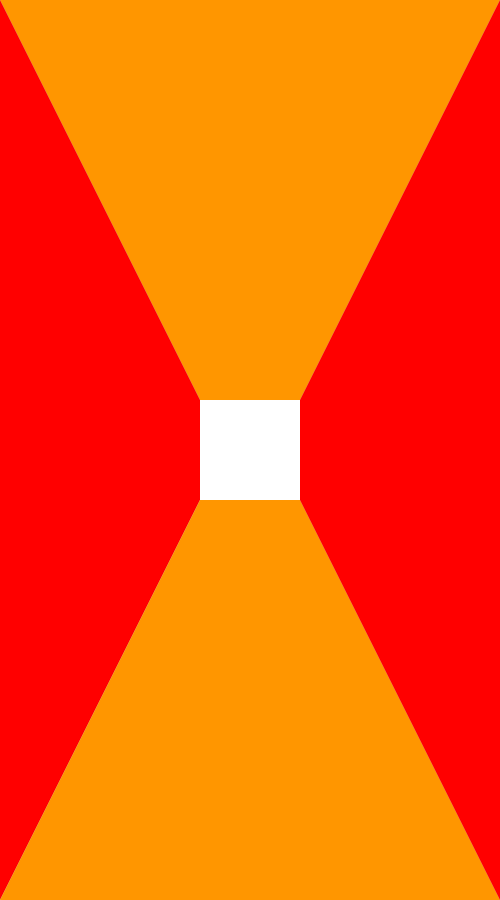
Frame 1 (no input)
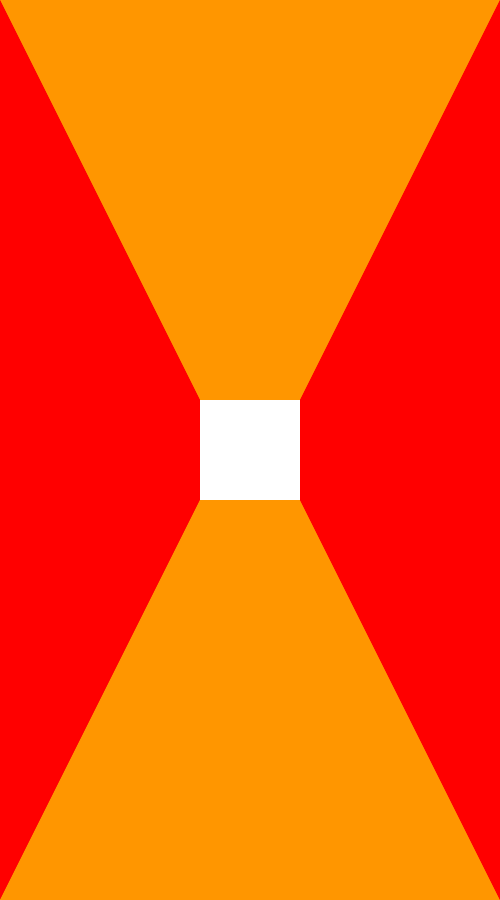
Frame 60 (the mouse pressed at the canvas centre just before this capture)
Frame 120 (the mouse held since frame 60 and released just before this capture): identical to frame 60, image omitted

The Processing sketch that drew these frames (run headless with seeded random() and noise(); from frame 60 on, the mouse is pressed at the canvas centre):

// Processing sketch: BigDPad
// ── BigDPad.pde
/*
BIG D-PAD
 Jeff Thompson | 2013 | www.jeffreythompson.org
 
 
 */

int fireSize = 100;
PolygonButton up, right, down, left;

void setup() {
  size(500, 900);

  smooth();
  noStroke();

  mouseX = width/2;
  mouseY = height/2;

  // create buttons
  up = new PolygonButton(new float[] {
    0, width/2-fireSize/2, width/2+fireSize/2, width
  }
  , new float[] {
    0, height/2-fireSize/2, height/2-fireSize/2, 0
  }
  , color(255, 150, 0));

  right = new PolygonButton(new float[] {
    0, width/2-fireSize/2, width/2-fireSize/2, 0
  }
  , new float[] {
    0, height/2-fireSize/2, height/2+fireSize/2, height
  }
  , color(255, 0, 0));

  down = new PolygonButton(new float[] {
    0, width/2-fireSize/2, width/2+fireSize/2, width
  }
  , new float[] {
    height, height/2+fireSize/2, height/2+fireSize/2, height
  }
  , color(255, 150, 0));

  left = new PolygonButton(new float[] {
    width, width/2+fireSize/2, width/2+fireSize/2, width
  }
  , new float[] {
    0, height/2-fireSize/2, height/2+fireSize/2, height
  }
  , color(255, 0, 0));
}

void draw() {
  up.display();
  right.display();
  down.display();
  left.display();    

  // fire button
  if (up.isClicked || right.isClicked || down.isClicked || left.isClicked) {
    fill(0);
  }
  else {
    fill(255);
  }
  rectMode(CENTER);
  rect(width/2, height/2, fireSize, fireSize);
}

void mousePressed() {
  up.checkClick();
  right.checkClick();
  down.checkClick();
  left.checkClick();
}
void mouseDragged() {
  up.checkClick();
  right.checkClick();
  down.checkClick();
  left.checkClick();
}

// on release, turn off all buttons
void mouseReleased() {
  up.isClicked = false;
  right.isClicked = false;
  down.isClicked = false;
  left.isClicked = false;
}

class PolygonButton {

  float[] vertX, vertY;
  int numVertices;
  color c;
  boolean isClicked;

  PolygonButton (float[] _vertX, float[] _vertY, color _c) {
    vertX = _vertX;
    vertY = _vertY;
    numVertices = vertX.length;
    c = _c;
    isClicked = false;
  }

  void checkClick() {
    int px = mouseX;
    int py = mouseY;

    isClicked = false;
    for (int i=0, j=numVertices-1; i < numVertices; j = i++) {
      if ( ((vertY[i]>py) != (vertY[j]>py)) && (px < (vertX[j]-vertX[i]) * (py-vertY[i]) / (vertY[j]-vertY[i]) + vertX[i]) ) {
        isClicked = !isClicked;
      }
    }
  }

  void display() {
    fill(c);
    beginShape();
    for (int i=0; i<numVertices; i++) {
      vertex(vertX[i], vertY[i]);
    }
    endShape(CLOSE);

    if (isClicked) {
      fill(0, 200);
      beginShape();
      for (int i=0; i<numVertices; i++) {
        vertex(vertX[i], vertY[i]);
      }
      endShape(CLOSE);
    }
  }
}
